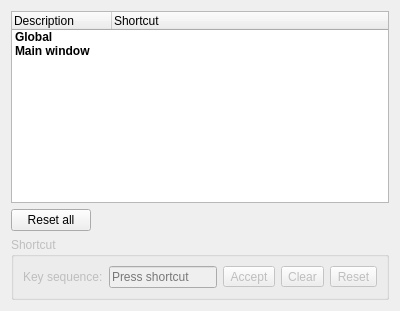
      <widget class="QWidget" name="shortcutsWidget">
       <layout class="QVBoxLayout" name="verticalLayout_4">
        <item>
         <widget class="QTreeWidget" name="shortcutsTreeWidget">
          <property name="rootIsDecorated">
           <bool>false</bool>
          </property>
          <column>
           <property name="text">
            <string>Description</string>
           </property>
          </column>
          <column>
           <property name="text">
            <string>Shortcut</string>
           </property>
          </column>
          <item>
           <property name="text">
            <string>Global</string>
           </property>
           <property name="font">
            <font>
             <weight>75</weight>
             <bold>true</bold>
            </font>
           </property>
           <property name="text">
            <string/>
           </property>
           <item>
            <property name="text">
             <string>Translate selected text</string>
            </property>
            <property name="icon">
             <iconset theme="preferences-desktop-locale">
              <normaloff>.</normaloff>.</iconset>
            </property>
            <property name="text">
             <string/>
            </property>
           </item>
           <item>
            <property name="text">
             <string>Play selected text</string>
            </property>
            <property name="icon">
             <iconset theme="media-playback-start">
              <normaloff>.</normaloff>.</iconset>
            </property>
           </item>
           <item>
            <property name="text">
             <string>Play translation of selected text</string>
            </property>
            <property name="icon">
             <iconset theme="media-playback-start">
              <normaloff>.</normaloff>.</iconset>
            </property>
           </item>
           <item>
            <property name="text">
             <string>Stop playing selected text</string>
            </property>
            <property name="icon">
             <iconset theme="media-playback-stop">
              <normaloff>.</normaloff>.</iconset>
            </property>
           </item>
           <item>
            <property name="text">
             <string>Show main window</string>
            </property>
            <property name="icon">
             <iconset theme="window">
              <normaloff>.</normaloff>.</iconset>
            </property>
           </item>
           <item>
            <property name="text">
             <string>Translate selected text and copy to clipboard</string>
            </property>
            <property name="icon">
             <iconset theme="edit-copy">
              <normaloff>.</normaloff>.</iconset>
            </property>
           </item>
          </item>
          <item>
           <property name="text">
            <string>Main window</string>
           </property>
           <property name="font">
            <font>
             <weight>75</weight>
             <bold>true</bold>
            </font>
           </property>
           <property name="text">
            <string/>
           </property>
           <property name="font">
            <font>
             <weight>75</weight>
             <bold>true</bold>
            </font>
           </property>
           <item>
            <property name="text">
             <string>Translate</string>
            </property>
            <property name="icon">
             <iconset theme="go-next">
              <normaloff>.</normaloff>.</iconset>
            </property>
           </item>
           <item>
            <property name="text">
             <string>Close window</string>
            </property>
            <property name="icon">
             <iconset theme="application-exit">
              <normaloff>.</normaloff>.</iconset>
            </property>
           </item>
           <item>
            <property name="text">
             <string>Source text</string>
            </property>
            <property name="font">
             <font>
              <weight>75</weight>
              <bold>true</bold>
             </font>
            </property>
            <item>
             <property name="text">
              <string>Play / pause</string>
             </property>
             <property name="icon">
              <iconset theme="media-playback-start">
               <normaloff>.</normaloff>.</iconset>
             </property>
             <property name="text">
              <string/>
             </property>
            </item>
            <item>
             <property name="text">
              <string>Stop playback</string>
             </property>
             <property name="icon">
              <iconset theme="media-playback-stop">
               <normaloff>.</normaloff>.</iconset>
             </property>
             <property name="text">
              <string/>
             </property>
            </item>
           </item>
           <item>
            <property name="text">
             <string>Translation</string>
            </property>
            <property name="font">
             <font>
              <weight>75</weight>
              <bold>true</bold>
             </font>
            </property>
            <item>
             <property name="text">
              <string>Play / pause</string>
             </property>
             <property name="icon">
              <iconset theme="media-playback-start">
               <normaloff>.</normaloff>.</iconset>
             </property>
             <property name="text">
              <string/>
             </property>
            </item>
            <item>
             <property name="text">
              <string>Stop playback</string>
             </property>
             <property name="icon">
              <iconset theme="media-playback-stop">
               <normaloff>.</normaloff>.</iconset>
             </property>
             <property name="text">
              <string/>
             </property>
            </item>
            <item>
             <property name="text">
              <string>Copy to clipboard</string>
             </property>
             <property name="icon">
              <iconset theme="edit-copy">
               <normaloff>.</normaloff>.</iconset>
             </property>
             <property name="text">
              <string/>
             </property>
            </item>
           </item>
          </item>
         </widget>
        </item>
        <item>
         <layout class="QHBoxLayout" name="resetAllShortcutsLayout">
          <item>
           <widget class="QPushButton" name="resetAllShortcutsButton">
            <property name="toolTip">
             <string>Reset all to default</string>
            </property>
            <property name="text">
             <string>Reset all</string>
            </property>
           </widget>
          </item>
          <item>
           <spacer name="resetAllShortcutsSpacer">
            <property name="orientation">
             <enum>Qt::Horizontal</enum>
            </property>
            <property name="sizeHint" stdset="0">
             <size>
              <width>40</width>
              <height>20</height>
             </size>
            </property>
           </spacer>
          </item>
         </layout>
        </item>
        <item>
         <widget class="QGroupBox" name="shortcutGroupBox">
          <property name="enabled">
           <bool>false</bool>
          </property>
          <property name="title">
           <string>Shortcut</string>
          </property>
          <layout class="QHBoxLayout" name="horizontalLayout_2">
           <item>
            <widget class="QLabel" name="shortcutLabel">
             <property name="text">
              <string>Key sequence:</string>
             </property>
            </widget>
           </item>
           <item>
            <widget class="QKeySequenceEdit" name="shortcutSequenceEdit"/>
           </item>
           <item>
            <widget class="QToolButton" name="acceptShortcutButton">
             <property name="toolTip">
              <string>Accept</string>
             </property>
             <property name="text">
              <string>Accept</string>
             </property>
             <property name="icon">
              <iconset theme="dialog-ok-apply">
               <normaloff>.</normaloff>.</iconset>
             </property>
            </widget>
           </item>
           <item>
            <widget class="QToolButton" name="clearShortcutButton">
             <property name="toolTip">
              <string>Clear</string>
             </property>
             <property name="text">
              <string>Clear</string>
             </property>
             <property name="icon">
              <iconset theme="edit-clear">
               <normaloff>.</normaloff>.</iconset>
             </property>
            </widget>
           </item>
           <item>
            <widget class="QToolButton" name="resetShortcutButton">
             <property name="toolTip">
              <string>Reset to default</string>
             </property>
             <property name="text">
              <string>Reset</string>
             </property>
             <property name="icon">
              <iconset theme="view-refresh">
               <normaloff>.</normaloff>.</iconset>
             </property>
            </widget>
           </item>
          </layout>
         </widget>
        </item>
       </layout>
      </widget>
